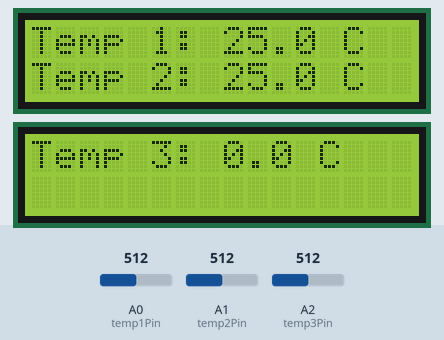
This sketch was run on a simulated Arduino Uno, built with avr-gcc and run on an emulated ATmega328P. Shown: 2 × 16×2 character LCD. The test bench sets the inputs (shaded band); at power-on: A0 (temp1Pin) = 512, A1 (temp2Pin) = 512, A2 (temp3Pin) = 512. What the sketch prints to the serial monitor is not drawn.

Above: at 1.3 s.
1.4 s: A0 (temp1Pin) set to 716
At 11.1 s:
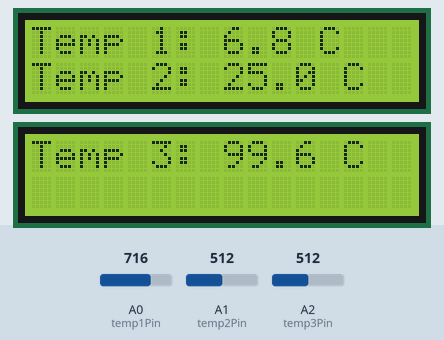
11.7 s: A1 (temp2Pin) set to 716
At 21.8 s:
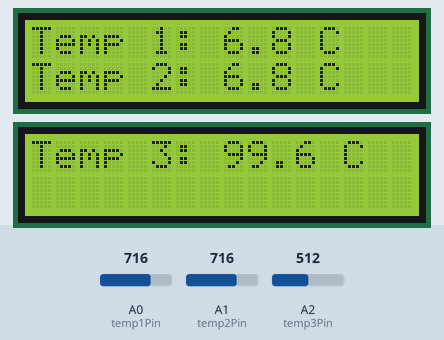
22.8 s: A2 (temp3Pin) set to 716
At 33.6 s:
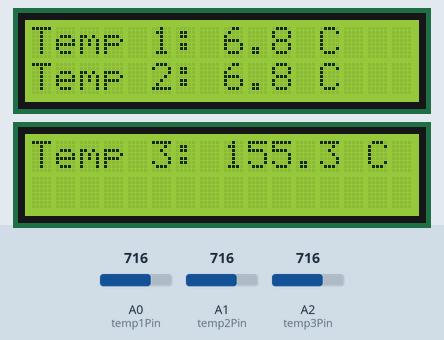
33.9 s: A0 (temp1Pin) set to 900
At 40.9 s:
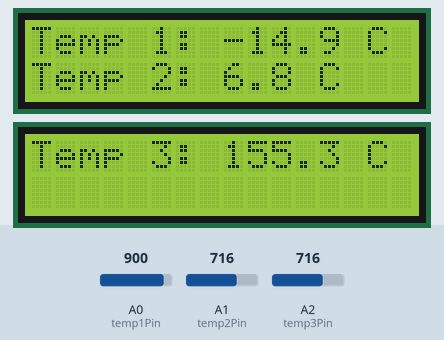
42.9 s: A1 (temp2Pin) set to 900
At 51.9 s:
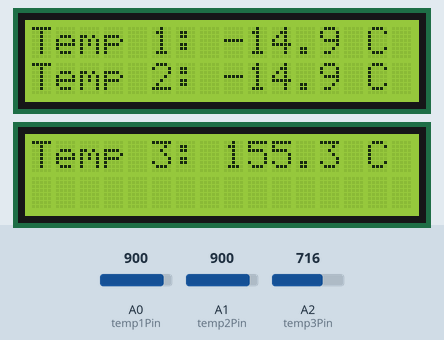
53.0 s: A2 (temp3Pin) set to 900
At 64.1 s:
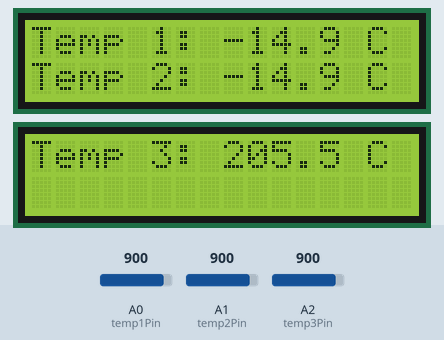
Timing chart, 0 to 65.1 s (numbered marks = the images above; inputs shaded):
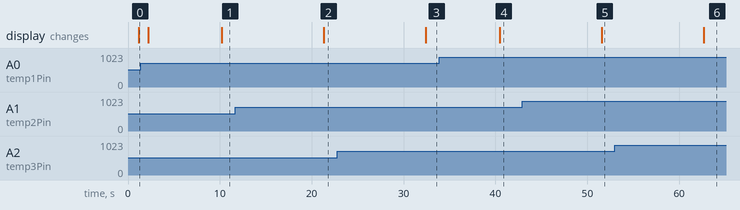

The sketch:

3xTemperature_2xLCD_example.ino
```cpp
/*
 * source code to project:
 * https://youtu.be/rEeELsgImek
 */
#include <math.h>

/*
  2x16 LCD display

  The circuit (MKR1000):
   LCD RS -> pin 6
   LCD Enable pin to digital pin 7
   LCD D4 pin to digital pin 5
   LCD D5 pin to digital pin 4
   LCD D6 pin to digital pin 3
   LCD D7 pin to digital pin 2
   LCD R/W pin to ground
   LCD VSS pin to ground
   LCD VCC pin to 5V
   10K resistor:
   +5V and ground
   wiper to LCD VO pin (pin 3)
*/
#include <LiquidCrystal.h>
const int rs = 6, en = 7, db4 = 5, db5 = 4, db6 = 3, db7 = 2;
LiquidCrystal lcd1(rs, en, db4, db5, db6, db7);

/*
  2x16 LCD display, I2C
*/
#include <LiquidCrystal_I2C.h>
LiquidCrystal_I2C lcd2(0x27, 16, 2);

/*
   Temperature sensors:
   (VMA320) temp1 to pin A0
   (VMA320) temp2 to pin A1
   (TMP36) temp3 to pin A2
*/
const int temp1Pin = A0, temp2Pin = A1, temp3Pin = A2;
double temp1 = 0, temp2 = 0, temp3 = 0;

/* get VMA320 sensor value */
double VMA320Value(int RawADC)
{
  double temp;
  temp = log(10000.0 / (1024.0 / RawADC - 1)); // for pull-up configuration
  temp = 1 / (0.001129148 + (0.000234125 + (0.0000000876741 * temp * temp )) * temp );
  temp = temp - 273.15;            // Convert Kelvin to Celcius
  return temp;
}

/* get TMP36 sensor value */
double TMP32Value(int RawADC)
{
  double t = 3300 / 1024;
  double   val =  t * RawADC;
  val = -40 + val / (750 / 65); //tmp36 -40 - 125cels | 750mV = 25cels
  return val;
}

void setup()
{
  Serial.begin(9600);
  // set up the LCD's number of columns and rows:
  lcd1.begin(16, 2);
  lcd2.init();
}

void loop()
{
  temp1 = VMA320Value(analogRead(temp1Pin));
  updateLCDs();
  delay(1000);

  temp2 = VMA320Value(analogRead(temp2Pin));
  updateLCDs();
  delay(1000);

  temp3 =  TMP32Value(analogRead(temp3Pin));
  updateLCDs();
  delay(1000);

  Serial.println("t1: " + String(temp1) + " | t2: " + String(temp2) + " | t3: " + String(temp3));

  delay(7000);
}

void updateLCDs()
{
  lcd1.clear();
  lcd1.setCursor(0, 0);
  lcd1.print("Temp 1: " + String(temp1, 1) + " C");
  lcd1.setCursor(0, 1);
  lcd1.print("Temp 2: " + String(temp2, 1) + " C");

  lcd2.backlight();
  lcd2.clear();
  lcd2.setCursor(0, 0);
  lcd2.print("Temp 3: " + String(temp3, 1) + " C");
}
```

Measured:
- after the input at 1.4 s, the display: first differs from a run without the input after 8.8 s (image 1)
- after the input at 11.7 s, the display: changes after 9.6 s (image 2)
- after the input at 22.8 s, the display: changes after 9.6 s (image 3)
- after the input at 33.9 s, the display: changes after 6.5 s (image 4)
- after the input at 42.9 s, the display: changes after 8.7 s (image 5)
- after the input at 53.0 s, the display: changes after 9.7 s (image 6)
